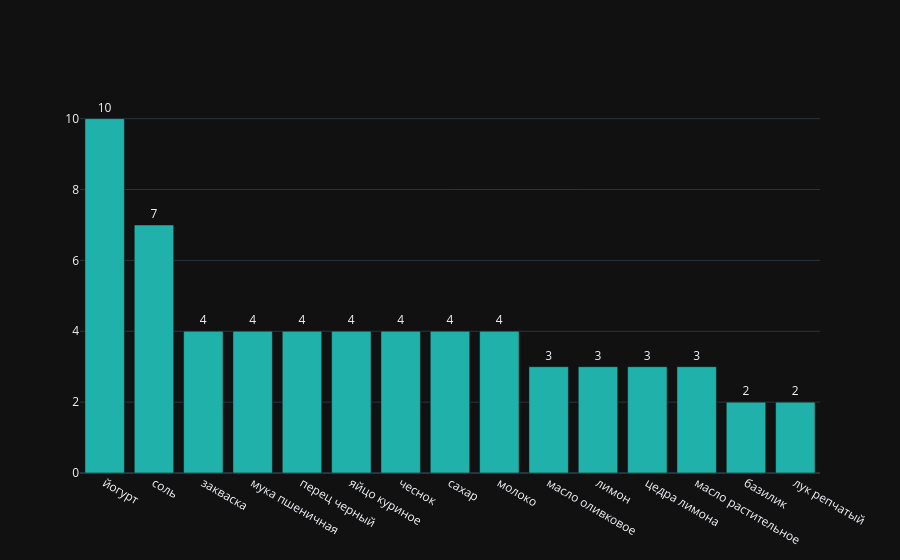

The code cell stored with this chart in its notebook:
### Code cell
frequency_fun('йогурт')

### Figure 1 — Plotly figure (JSON) as saved in the notebook; plotly's stock layout.template omitted (floating-point values rounded to 4 significant figures)
{"data": [{"hovertemplate": "<b>%{x}</b><br>Частота: %{y}<extra></extra>", "marker": {"color": "lightseagreen"}, "text": ["10", "7", "4", "4", "4", "4", "4", "4", "4", "3", "3", "3", "3", "2", "2"], "textposition": "outside", "x": ["йогурт", "соль", "закваска", "мука пшеничная", "перец черный", "яйцо куриное", "чеснок", "сахар", "молоко", "масло оливковое", "лимон", "цедра лимона", "масло растительное", "базилик", "лук репчатый"], "y": [10, 7, 4, 4, 4, 4, 4, 4, 4, 3, 3, 3, 3, 2, 2], "type": "bar"}], "layout": {}}
